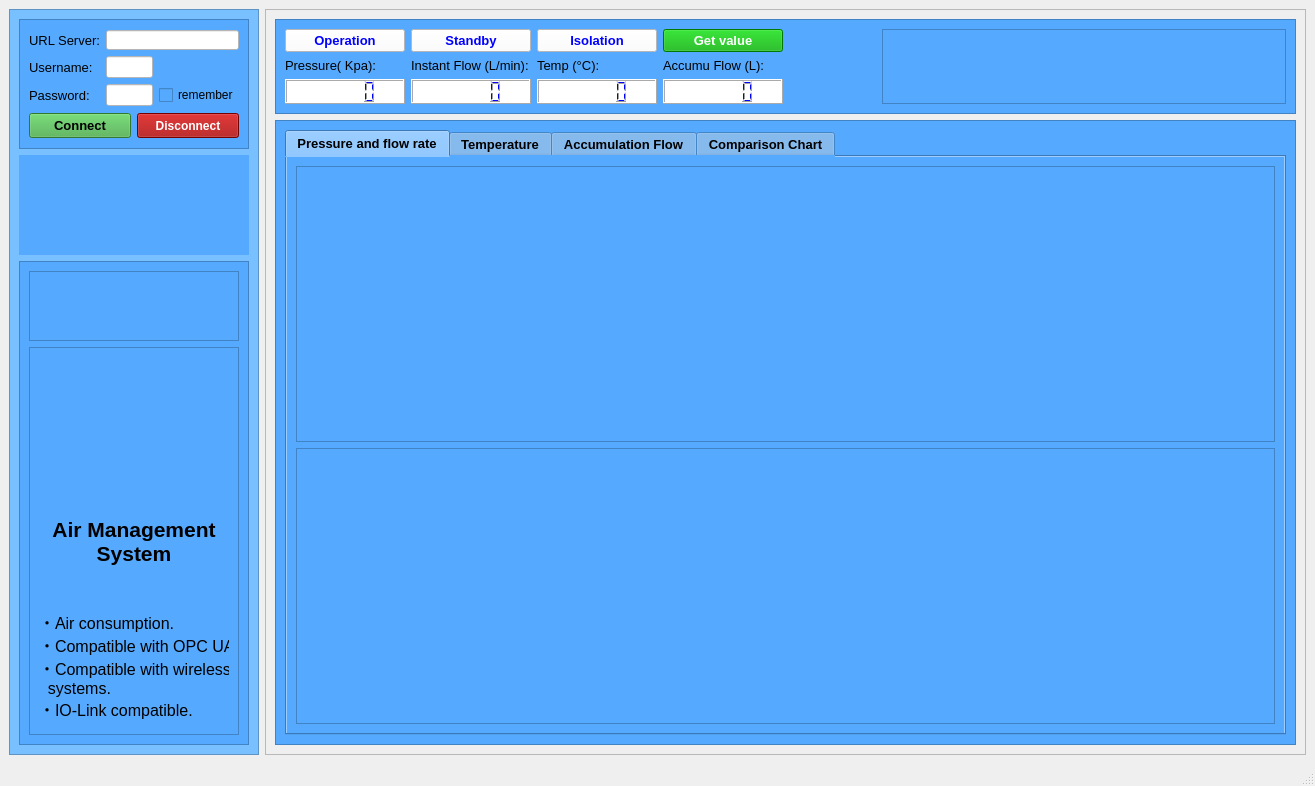
<?xml version="1.0" encoding="UTF-8"?>
<ui version="4.0">
 <class>MainWindow</class>
 <widget class="QMainWindow" name="MainWindow">
  <property name="geometry">
   <rect>
    <x>0</x>
    <y>0</y>
    <width>1315</width>
    <height>786</height>
   </rect>
  </property>
  <property name="windowTitle">
   <string>MainWindow</string>
  </property>
  <widget class="QWidget" name="centralwidget">
   <layout class="QHBoxLayout" name="horizontalLayout_6">
    <item>
     <widget class="QFrame" name="frame">
      <property name="minimumSize">
       <size>
        <width>250</width>
        <height>0</height>
       </size>
      </property>
      <property name="maximumSize">
       <size>
        <width>250</width>
        <height>16777215</height>
       </size>
      </property>
      <property name="styleSheet">
       <string notr="true">background-color:rgb(120, 192, 255)</string>
      </property>
      <property name="frameShape">
       <enum>QFrame::StyledPanel</enum>
      </property>
      <property name="frameShadow">
       <enum>QFrame::Raised</enum>
      </property>
      <layout class="QVBoxLayout" name="verticalLayout">
       <item>
        <widget class="QFrame" name="frame_3">
         <property name="maximumSize">
          <size>
           <width>16777215</width>
           <height>130</height>
          </size>
         </property>
         <property name="styleSheet">
          <string notr="true">background-color:rgb(85, 170, 255)</string>
         </property>
         <property name="frameShape">
          <enum>QFrame::StyledPanel</enum>
         </property>
         <property name="frameShadow">
          <enum>QFrame::Raised</enum>
         </property>
         <layout class="QVBoxLayout" name="verticalLayout_5">
          <item>
           <layout class="QGridLayout" name="gridLayout_5">
            <item row="0" column="0">
             <widget class="QLabel" name="label">
              <property name="font">
               <font>
                <pointsize>10</pointsize>
               </font>
              </property>
              <property name="text">
               <string>URL Server:</string>
              </property>
              <property name="scaledContents">
               <bool>true</bool>
              </property>
             </widget>
            </item>
            <item row="0" column="1" colspan="2">
             <widget class="QLineEdit" name="le_url">
              <property name="minimumSize">
               <size>
                <width>100</width>
                <height>20</height>
               </size>
              </property>
              <property name="maximumSize">
               <size>
                <width>16777215</width>
                <height>20</height>
               </size>
              </property>
              <property name="styleSheet">
               <string notr="true">background-color:rgb(255, 255, 255)</string>
              </property>
             </widget>
            </item>
            <item row="1" column="0">
             <widget class="QLabel" name="label_2">
              <property name="font">
               <font>
                <pointsize>10</pointsize>
               </font>
              </property>
              <property name="text">
               <string>Username:</string>
              </property>
             </widget>
            </item>
            <item row="1" column="1">
             <widget class="QLineEdit" name="le_username">
              <property name="minimumSize">
               <size>
                <width>0</width>
                <height>20</height>
               </size>
              </property>
              <property name="maximumSize">
               <size>
                <width>50</width>
                <height>16777215</height>
               </size>
              </property>
              <property name="styleSheet">
               <string notr="true">background-color:rgb(255, 255, 255)</string>
              </property>
             </widget>
            </item>
            <item row="2" column="0">
             <widget class="QLabel" name="label_3">
              <property name="font">
               <font>
                <pointsize>10</pointsize>
               </font>
              </property>
              <property name="text">
               <string>Password:</string>
              </property>
             </widget>
            </item>
            <item row="2" column="1">
             <widget class="QLineEdit" name="le_password">
              <property name="minimumSize">
               <size>
                <width>0</width>
                <height>20</height>
               </size>
              </property>
              <property name="maximumSize">
               <size>
                <width>50</width>
                <height>16777215</height>
               </size>
              </property>
              <property name="styleSheet">
               <string notr="true">background-color:rgb(255, 255, 255)</string>
              </property>
              <property name="inputMethodHints">
               <set>Qt::ImhHiddenText|Qt::ImhNoAutoUppercase|Qt::ImhNoPredictiveText|Qt::ImhSensitiveData</set>
              </property>
              <property name="echoMode">
               <enum>QLineEdit::Password</enum>
              </property>
             </widget>
            </item>
            <item row="2" column="2">
             <widget class="QCheckBox" name="cb_remember">
              <property name="text">
               <string>remember</string>
              </property>
             </widget>
            </item>
           </layout>
          </item>
          <item>
           <layout class="QHBoxLayout" name="horizontalLayout_3">
            <item>
             <widget class="QPushButton" name="btn_connect">
              <property name="minimumSize">
               <size>
                <width>0</width>
                <height>25</height>
               </size>
              </property>
              <property name="font">
               <font>
                <pointsize>10</pointsize>
                <weight>75</weight>
                <bold>true</bold>
               </font>
              </property>
              <property name="styleSheet">
               <string notr="true">background-color:rgb(68, 170, 68);
</string>
              </property>
              <property name="text">
               <string>Connect</string>
              </property>
             </widget>
            </item>
            <item>
             <widget class="QPushButton" name="btn_disconnect">
              <property name="minimumSize">
               <size>
                <width>0</width>
                <height>25</height>
               </size>
              </property>
              <property name="maximumSize">
               <size>
                <width>16777215</width>
                <height>25</height>
               </size>
              </property>
              <property name="font">
               <font>
                <weight>75</weight>
                <bold>true</bold>
               </font>
              </property>
              <property name="styleSheet">
               <string notr="true">background-color:rgb(159, 0, 0);
color:rgb(255, 255, 255);</string>
              </property>
              <property name="text">
               <string>Disconnect</string>
              </property>
             </widget>
            </item>
           </layout>
          </item>
         </layout>
        </widget>
       </item>
       <item>
        <widget class="QLabel" name="lb_status">
         <property name="maximumSize">
          <size>
           <width>16777215</width>
           <height>100</height>
          </size>
         </property>
         <property name="font">
          <font>
           <pointsize>10</pointsize>
           <weight>75</weight>
           <bold>true</bold>
          </font>
         </property>
         <property name="styleSheet">
          <string notr="true">background-color:rgb(85, 170, 255)</string>
         </property>
         <property name="text">
          <string/>
         </property>
        </widget>
       </item>
       <item>
        <widget class="QFrame" name="frame_4">
         <property name="styleSheet">
          <string notr="true">background-color:rgb(85, 170, 255)</string>
         </property>
         <property name="frameShape">
          <enum>QFrame::StyledPanel</enum>
         </property>
         <property name="frameShadow">
          <enum>QFrame::Raised</enum>
         </property>
         <layout class="QVBoxLayout" name="verticalLayout_2">
          <item>
           <widget class="QFrame" name="frame_5">
            <property name="maximumSize">
             <size>
              <width>16777215</width>
              <height>70</height>
             </size>
            </property>
            <property name="styleSheet">
             <string notr="true">background-color:rgb(85, 170, 255)</string>
            </property>
            <property name="frameShape">
             <enum>QFrame::StyledPanel</enum>
            </property>
            <property name="frameShadow">
             <enum>QFrame::Raised</enum>
            </property>
            <layout class="QHBoxLayout" name="horizontalLayout_2">
             <item>
              <widget class="QLabel" name="label_5">
               <property name="maximumSize">
                <size>
                 <width>180</width>
                 <height>60</height>
                </size>
               </property>
               <property name="text">
                <string/>
               </property>
               <property name="pixmap">
                <pixmap>_Icon/smc-icon-1.ico</pixmap>
               </property>
               <property name="scaledContents">
                <bool>true</bool>
               </property>
              </widget>
             </item>
            </layout>
           </widget>
          </item>
          <item>
           <widget class="QFrame" name="frame_6">
            <property name="frameShape">
             <enum>QFrame::StyledPanel</enum>
            </property>
            <property name="frameShadow">
             <enum>QFrame::Raised</enum>
            </property>
            <layout class="QVBoxLayout" name="verticalLayout_4">
             <item>
              <widget class="QLabel" name="label_4">
               <property name="maximumSize">
                <size>
                 <width>16777215</width>
                 <height>300</height>
                </size>
               </property>
               <property name="font">
                <font>
                 <pointsize>10</pointsize>
                </font>
               </property>
               <property name="styleSheet">
                <string notr="true"/>
               </property>
               <property name="text">
                <string/>
               </property>
               <property name="pixmap">
                <pixmap>_Icon/ams-icon.ico</pixmap>
               </property>
               <property name="scaledContents">
                <bool>true</bool>
               </property>
               <property name="alignment">
                <set>Qt::AlignHCenter|Qt::AlignTop</set>
               </property>
              </widget>
             </item>
             <item>
              <widget class="QLabel" name="label_22">
               <property name="minimumSize">
                <size>
                 <width>0</width>
                 <height>0</height>
                </size>
               </property>
               <property name="maximumSize">
                <size>
                 <width>16777215</width>
                 <height>200</height>
                </size>
               </property>
               <property name="font">
                <font>
                 <pointsize>16</pointsize>
                 <weight>75</weight>
                 <bold>true</bold>
                </font>
               </property>
               <property name="text">
                <string>Air Management 
System</string>
               </property>
               <property name="alignment">
                <set>Qt::AlignCenter</set>
               </property>
              </widget>
             </item>
             <item>
              <widget class="QLabel" name="label_13">
               <property name="maximumSize">
                <size>
                 <width>16777215</width>
                 <height>200</height>
                </size>
               </property>
               <property name="font">
                <font>
                 <pointsize>12</pointsize>
                 <weight>50</weight>
                 <bold>false</bold>
                </font>
               </property>
               <property name="text">
                <string>・Air consumption. 
・Compatible with OPC UA. 
・Compatible with wireless 
  systems. 
・IO-Link compatible.</string>
               </property>
               <property name="scaledContents">
                <bool>true</bool>
               </property>
              </widget>
             </item>
            </layout>
           </widget>
          </item>
         </layout>
        </widget>
       </item>
      </layout>
     </widget>
    </item>
    <item>
     <widget class="QFrame" name="frame_2">
      <property name="frameShape">
       <enum>QFrame::StyledPanel</enum>
      </property>
      <property name="frameShadow">
       <enum>QFrame::Raised</enum>
      </property>
      <layout class="QVBoxLayout" name="verticalLayout_3">
       <item>
        <widget class="QFrame" name="frame_7">
         <property name="styleSheet">
          <string notr="true">background-color:rgb(85, 170, 255)</string>
         </property>
         <property name="frameShape">
          <enum>QFrame::StyledPanel</enum>
         </property>
         <property name="frameShadow">
          <enum>QFrame::Raised</enum>
         </property>
         <layout class="QHBoxLayout" name="horizontalLayout_11">
          <item>
           <layout class="QVBoxLayout" name="verticalLayout_10">
            <item>
             <layout class="QHBoxLayout" name="horizontalLayout_4">
              <item>
               <widget class="QPushButton" name="btn_operation">
                <property name="minimumSize">
                 <size>
                  <width>120</width>
                  <height>0</height>
                 </size>
                </property>
                <property name="maximumSize">
                 <size>
                  <width>120</width>
                  <height>16777215</height>
                 </size>
                </property>
                <property name="font">
                 <font>
                  <pointsize>10</pointsize>
                  <weight>75</weight>
                  <bold>true</bold>
                 </font>
                </property>
                <property name="styleSheet">
                 <string notr="true"> background-color:white;
color:blue;</string>
                </property>
                <property name="text">
                 <string>Operation</string>
                </property>
               </widget>
              </item>
              <item>
               <widget class="QPushButton" name="btn_standby">
                <property name="minimumSize">
                 <size>
                  <width>120</width>
                  <height>0</height>
                 </size>
                </property>
                <property name="maximumSize">
                 <size>
                  <width>120</width>
                  <height>16777215</height>
                 </size>
                </property>
                <property name="font">
                 <font>
                  <pointsize>10</pointsize>
                  <weight>75</weight>
                  <bold>true</bold>
                 </font>
                </property>
                <property name="styleSheet">
                 <string notr="true"> background-color:white;
color:blue;</string>
                </property>
                <property name="text">
                 <string>Standby</string>
                </property>
               </widget>
              </item>
              <item>
               <widget class="QPushButton" name="btn_Isolation">
                <property name="minimumSize">
                 <size>
                  <width>120</width>
                  <height>0</height>
                 </size>
                </property>
                <property name="maximumSize">
                 <size>
                  <width>70</width>
                  <height>16777215</height>
                 </size>
                </property>
                <property name="font">
                 <font>
                  <pointsize>10</pointsize>
                  <weight>75</weight>
                  <bold>true</bold>
                 </font>
                </property>
                <property name="styleSheet">
                 <string notr="true"> background-color:white;
color:blue;</string>
                </property>
                <property name="text">
                 <string>Isolation</string>
                </property>
               </widget>
              </item>
              <item>
               <widget class="QPushButton" name="btn_reset">
                <property name="minimumSize">
                 <size>
                  <width>120</width>
                  <height>0</height>
                 </size>
                </property>
                <property name="maximumSize">
                 <size>
                  <width>120</width>
                  <height>25</height>
                 </size>
                </property>
                <property name="font">
                 <font>
                  <pointsize>10</pointsize>
                  <weight>75</weight>
                  <bold>true</bold>
                 </font>
                </property>
                <property name="styleSheet">
                 <string notr="true"> background-color:rgb(0, 170, 0);
color:white;</string>
                </property>
                <property name="text">
                 <string>Get value</string>
                </property>
               </widget>
              </item>
             </layout>
            </item>
            <item>
             <layout class="QHBoxLayout" name="horizontalLayout_5">
              <item>
               <layout class="QVBoxLayout" name="verticalLayout_8">
                <item>
                 <widget class="QLabel" name="label_7">
                  <property name="maximumSize">
                   <size>
                    <width>120</width>
                    <height>16777215</height>
                   </size>
                  </property>
                  <property name="font">
                   <font>
                    <pointsize>10</pointsize>
                   </font>
                  </property>
                  <property name="text">
                   <string>Pressure( Kpa):</string>
                  </property>
                 </widget>
                </item>
                <item>
                 <widget class="QLCDNumber" name="lcd_pressure">
                  <property name="minimumSize">
                   <size>
                    <width>120</width>
                    <height>25</height>
                   </size>
                  </property>
                  <property name="maximumSize">
                   <size>
                    <width>120</width>
                    <height>25</height>
                   </size>
                  </property>
                  <property name="styleSheet">
                   <string notr="true"> background-color:white;
color:blue;</string>
                  </property>
                 </widget>
                </item>
               </layout>
              </item>
              <item>
               <layout class="QVBoxLayout" name="verticalLayout_9">
                <item>
                 <widget class="QLabel" name="label_8">
                  <property name="minimumSize">
                   <size>
                    <width>0</width>
                    <height>0</height>
                   </size>
                  </property>
                  <property name="maximumSize">
                   <size>
                    <width>120</width>
                    <height>16777215</height>
                   </size>
                  </property>
                  <property name="font">
                   <font>
                    <pointsize>10</pointsize>
                   </font>
                  </property>
                  <property name="text">
                   <string>Instant Flow (L/min):</string>
                  </property>
                 </widget>
                </item>
                <item>
                 <widget class="QLCDNumber" name="lcd_instantflow">
                  <property name="minimumSize">
                   <size>
                    <width>120</width>
                    <height>25</height>
                   </size>
                  </property>
                  <property name="maximumSize">
                   <size>
                    <width>120</width>
                    <height>25</height>
                   </size>
                  </property>
                  <property name="styleSheet">
                   <string notr="true"> background-color:white;
color:blue;</string>
                  </property>
                 </widget>
                </item>
               </layout>
              </item>
              <item>
               <layout class="QVBoxLayout" name="verticalLayout_7">
                <item>
                 <widget class="QLabel" name="label_6">
                  <property name="maximumSize">
                   <size>
                    <width>120</width>
                    <height>16777215</height>
                   </size>
                  </property>
                  <property name="font">
                   <font>
                    <pointsize>10</pointsize>
                   </font>
                  </property>
                  <property name="text">
                   <string>Temp (°C):</string>
                  </property>
                 </widget>
                </item>
                <item>
                 <widget class="QLCDNumber" name="lcd_temp">
                  <property name="minimumSize">
                   <size>
                    <width>120</width>
                    <height>25</height>
                   </size>
                  </property>
                  <property name="maximumSize">
                   <size>
                    <width>120</width>
                    <height>25</height>
                   </size>
                  </property>
                  <property name="toolTip">
                   <string>&lt;html&gt;&lt;head/&gt;&lt;body&gt;&lt;pre style=&quot; margin-top:12px; margin-bottom:0px; margin-left:0px; margin-right:0px; -qt-block-indent:0; text-indent:0px;&quot;&gt;&lt;span style=&quot; font-family:'inherit'; background-color:transparent;&quot;&gt;QLCDNumber{&lt;/span&gt;&lt;/pre&gt;&lt;pre style=&quot; margin-top:0px; margin-bottom:0px; margin-left:0px; margin-right:0px; -qt-block-indent:0; text-indent:0px;&quot;&gt;&lt;span style=&quot; font-family:'inherit'; background-color:transparent;&quot;&gt;    color: rgb(&lt;/span&gt;&lt;span style=&quot; font-family:'inherit'; font-size:13px; color:#000000; background-color:transparent;&quot;&gt;255&lt;/span&gt;&lt;span style=&quot; font-family:'inherit'; background-color:transparent;&quot;&gt;, &lt;/span&gt;&lt;span style=&quot; font-family:'inherit'; font-size:13px; color:#000000; background-color:transparent;&quot;&gt;89&lt;/span&gt;&lt;span style=&quot; font-family:'inherit'; background-color:transparent;&quot;&gt;, &lt;/span&gt;&lt;span style=&quot; font-family:'inherit'; font-size:13px; color:#000000; background-color:transparent;&quot;&gt;242&lt;/span&gt;&lt;span style=&quot; font-family:'inherit'; background-color:transparent;&quot;&gt;);    &lt;/span&gt;&lt;/pre&gt;&lt;pre style=&quot; margin-top:0px; margin-bottom:12px; margin-left:0px; margin-right:0px; -qt-block-indent:0; text-indent:0px;&quot;&gt;&lt;span style=&quot; font-family:'inherit'; background-color:transparent;&quot;&gt;    background-color: rgb(&lt;/span&gt;&lt;span style=&quot; font-family:'inherit'; font-size:13px; color:#000000; background-color:transparent;&quot;&gt;0&lt;/span&gt;&lt;span style=&quot; font-family:'inherit'; background-color:transparent;&quot;&gt;, &lt;/span&gt;&lt;span style=&quot; font-family:'inherit'; font-size:13px; color:#000000; background-color:transparent;&quot;&gt;85&lt;/span&gt;&lt;span style=&quot; font-family:'inherit'; background-color:transparent;&quot;&gt;, &lt;/span&gt;&lt;span style=&quot; font-family:'inherit'; font-size:13px; color:#000000; background-color:transparent;&quot;&gt;0&lt;/span&gt;&lt;span style=&quot; font-family:'inherit'; background-color:transparent;&quot;&gt;);&lt;/span&gt;&lt;/pre&gt;&lt;/body&gt;&lt;/html&gt;</string>
                  </property>
                  <property name="styleSheet">
                   <string notr="true"> background-color:white;
color:blue;</string>
                  </property>
                 </widget>
                </item>
               </layout>
              </item>
              <item>
               <layout class="QVBoxLayout" name="verticalLayout_6">
                <item>
                 <widget class="QLabel" name="label_9">
                  <property name="minimumSize">
                   <size>
                    <width>120</width>
                    <height>0</height>
                   </size>
                  </property>
                  <property name="maximumSize">
                   <size>
                    <width>120</width>
                    <height>16777215</height>
                   </size>
                  </property>
                  <property name="font">
                   <font>
                    <pointsize>10</pointsize>
                    <weight>50</weight>
                    <bold>false</bold>
                   </font>
                  </property>
                  <property name="text">
                   <string>Accumu Flow (L):</string>
                  </property>
                  <property name="alignment">
                   <set>Qt::AlignLeading|Qt::AlignLeft|Qt::AlignVCenter</set>
                  </property>
                 </widget>
                </item>
                <item>
                 <widget class="QLCDNumber" name="lcd_accumflow">
                  <property name="minimumSize">
                   <size>
                    <width>120</width>
                    <height>25</height>
                   </size>
                  </property>
                  <property name="maximumSize">
                   <size>
                    <width>120</width>
                    <height>25</height>
                   </size>
                  </property>
                  <property name="styleSheet">
                   <string notr="true"> background-color:white;
color:blue;</string>
                  </property>
                 </widget>
                </item>
               </layout>
              </item>
             </layout>
            </item>
           </layout>
          </item>
          <item>
           <widget class="QLabel" name="label_27">
            <property name="minimumSize">
             <size>
              <width>20</width>
              <height>0</height>
             </size>
            </property>
            <property name="maximumSize">
             <size>
              <width>10</width>
              <height>16777215</height>
             </size>
            </property>
            <property name="text">
             <string/>
            </property>
           </widget>
          </item>
          <item>
           <widget class="QLabel" name="label_28">
            <property name="minimumSize">
             <size>
              <width>20</width>
              <height>0</height>
             </size>
            </property>
            <property name="maximumSize">
             <size>
              <width>10</width>
              <height>16777215</height>
             </size>
            </property>
            <property name="text">
             <string/>
            </property>
           </widget>
          </item>
          <item>
           <widget class="QLabel" name="label_20">
            <property name="minimumSize">
             <size>
              <width>35</width>
              <height>0</height>
             </size>
            </property>
            <property name="maximumSize">
             <size>
              <width>10</width>
              <height>16777215</height>
             </size>
            </property>
            <property name="text">
             <string/>
            </property>
           </widget>
          </item>
          <item>
           <widget class="QFrame" name="frame_8">
            <property name="frameShape">
             <enum>QFrame::StyledPanel</enum>
            </property>
            <property name="frameShadow">
             <enum>QFrame::Raised</enum>
            </property>
           </widget>
          </item>
         </layout>
        </widget>
       </item>
       <item>
        <widget class="QFrame" name="frame_9">
         <property name="styleSheet">
          <string notr="true">background-color:rgb(85, 170, 255)</string>
         </property>
         <property name="frameShape">
          <enum>QFrame::StyledPanel</enum>
         </property>
         <property name="frameShadow">
          <enum>QFrame::Raised</enum>
         </property>
         <layout class="QHBoxLayout" name="horizontalLayout">
          <item>
           <widget class="QTabWidget" name="tabWidget">
            <property name="font">
             <font>
              <pointsize>10</pointsize>
              <weight>75</weight>
              <bold>true</bold>
             </font>
            </property>
            <property name="currentIndex">
             <number>0</number>
            </property>
            <widget class="QWidget" name="tab">
             <property name="styleSheet">
              <string notr="true">background-color:rgb(85, 170, 255)</string>
             </property>
             <attribute name="icon">
              <iconset>
               <normalon>_Icon/pressure_icon.ico</normalon>
              </iconset>
             </attribute>
             <attribute name="title">
              <string>Pressure and flow rate</string>
             </attribute>
             <layout class="QVBoxLayout" name="verticalLayout_11">
              <item>
               <widget class="PlotWidget" name="graphicsView_intansflow"/>
              </item>
              <item>
               <widget class="PlotWidget" name="graphicsView_pressure"/>
              </item>
             </layout>
            </widget>
            <widget class="QWidget" name="tab_2">
             <attribute name="icon">
              <iconset resource="../charts_tutorial_resource_files/resources.qrc">
               <normaloff>:/icons/icons/thermometer.svg</normaloff>:/icons/icons/thermometer.svg</iconset>
             </attribute>
             <attribute name="title">
              <string>Temperature</string>
             </attribute>
             <layout class="QHBoxLayout" name="horizontalLayout_8">
              <item>
               <widget class="PlotWidget" name="graphicsView_temp"/>
              </item>
             </layout>
            </widget>
            <widget class="QWidget" name="tab_3">
             <attribute name="icon">
              <iconset resource="../charts_tutorial_resource_files/resources.qrc">
               <normaloff>:/icons/icons/git-merge.svg</normaloff>:/icons/icons/git-merge.svg</iconset>
             </attribute>
             <attribute name="title">
              <string>Accumulation Flow</string>
             </attribute>
             <layout class="QHBoxLayout" name="horizontalLayout_9">
              <item>
               <widget class="PlotWidget" name="graphicsView_accumflow"/>
              </item>
             </layout>
            </widget>
            <widget class="QWidget" name="tab_4">
             <attribute name="icon">
              <iconset resource="../charts_tutorial_resource_files/resources.qrc">
               <normaloff>:/icons/icons/bar-chart-2.svg</normaloff>:/icons/icons/bar-chart-2.svg</iconset>
             </attribute>
             <attribute name="title">
              <string>Comparison Chart</string>
             </attribute>
             <layout class="QHBoxLayout" name="horizontalLayout_10">
              <item>
               <widget class="PlotWidget" name="graphicsView_compare">
                <property name="styleSheet">
                 <string notr="true">background-color:rgb(85, 170, 255)</string>
                </property>
               </widget>
              </item>
             </layout>
            </widget>
           </widget>
          </item>
         </layout>
        </widget>
       </item>
      </layout>
     </widget>
    </item>
   </layout>
  </widget>
  <widget class="QStatusBar" name="statusbar"/>
 </widget>
 <customwidgets>
  <customwidget>
   <class>PlotWidget</class>
   <extends>QGraphicsView</extends>
   <header location="global">pyqtgraph</header>
  </customwidget>
 </customwidgets>
 <resources>
  <include location="../charts_tutorial_resource_files/resources.qrc"/>
 </resources>
 <connections/>
</ui>
